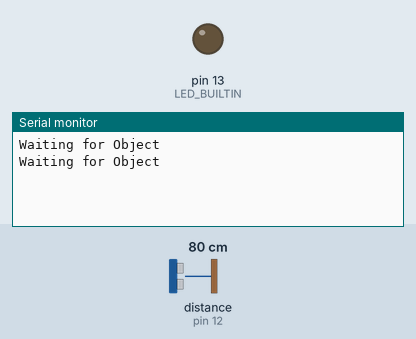
Bench run of a sketch on a simulated Arduino Uno, built with avr-gcc and run on an emulated ATmega328P. Shown: output pins drawn as LEDs (lit = HIGH), the last lines printed to the serial monitor. Wiring (inferred from the names in the program): ultrasonic range finder: trigger pin 11; echo pin 12. The inputs (shaded band) are chosen by the test bench; at power-on: distance to the obstacle (sensor on pin 12) 80 cm. The echo pulse lasts 58.3 µs per cm; pins used as bus, display or sensor lines are not drawn.

Above: at 1.8 s.
1.9 s: distance to the obstacle (sensor on pin 12) set to 2 cm
At 2.22 s:
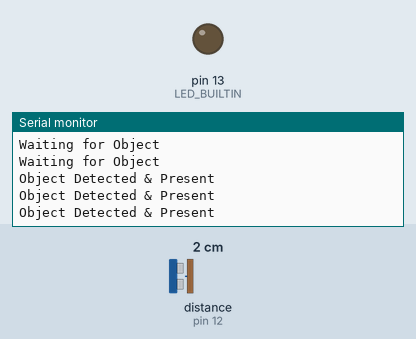
4.0 s: distance to the obstacle (sensor on pin 12) set to 9 cm
At 4.8 s:
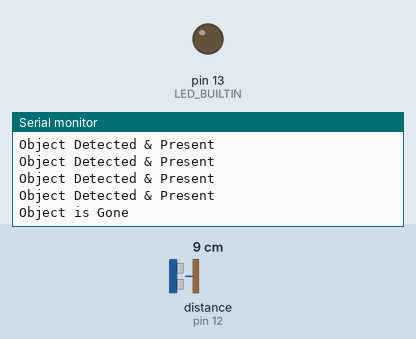

The sketch:

lab_3_ultrasonic.ino
```cpp
/*
  Ultrasonic Sensor HC-SR04 and Arduino Tutorial
  by Dejan Nedelkovski,
  www.HowToMechatronics.com
*/

// defines pins numbers
const int trigPin = 11;
const int echoPin = 12;

// defines variables
long duration;
int distance;

long ultrasonic_distance() {
   // Clears the trigPin
  digitalWrite(trigPin, LOW);
  delayMicroseconds(2);

  // Sets the trigPin on HIGH state for 10 micro seconds
  digitalWrite(trigPin, HIGH);
  delayMicroseconds(10);
  digitalWrite(trigPin, LOW);

  // Reads the echoPin, returns the sound wave travel time in microseconds
  duration = pulseIn(echoPin, HIGH);

  // Calculating the distancec
  distance = duration * 0.034 / 2;
  return distance;
}

void setup() {
  // UltraSonoc Pins
  pinMode(trigPin, OUTPUT); // Sets the trigPin as an Output
  pinMode(echoPin, INPUT); // Sets the echoPin as an Input

  // initialize digital pin LED_BUILTIN as an output.
  pinMode(LED_BUILTIN, OUTPUT);

  Serial.begin(9600); // Starts the serial communication
}

void loop() {
  distance = ultrasonic_distance();
  Serial.println("Waiting for Object");
  while (distance <= 5){
    Serial.println("Object Detected & Present");
    delay(100);
    distance = ultrasonic_distance();
    if (distance > 5){
        Serial.println("Object is Gone");

    }
  }
  delay(1000);
}
```

Measured:
- after the input at 1.9 s, the serial monitor: prints a new line after 0.13 s (image 1)
- after the input at 4.0 s, the serial monitor: prints a new line at once (image 2)
